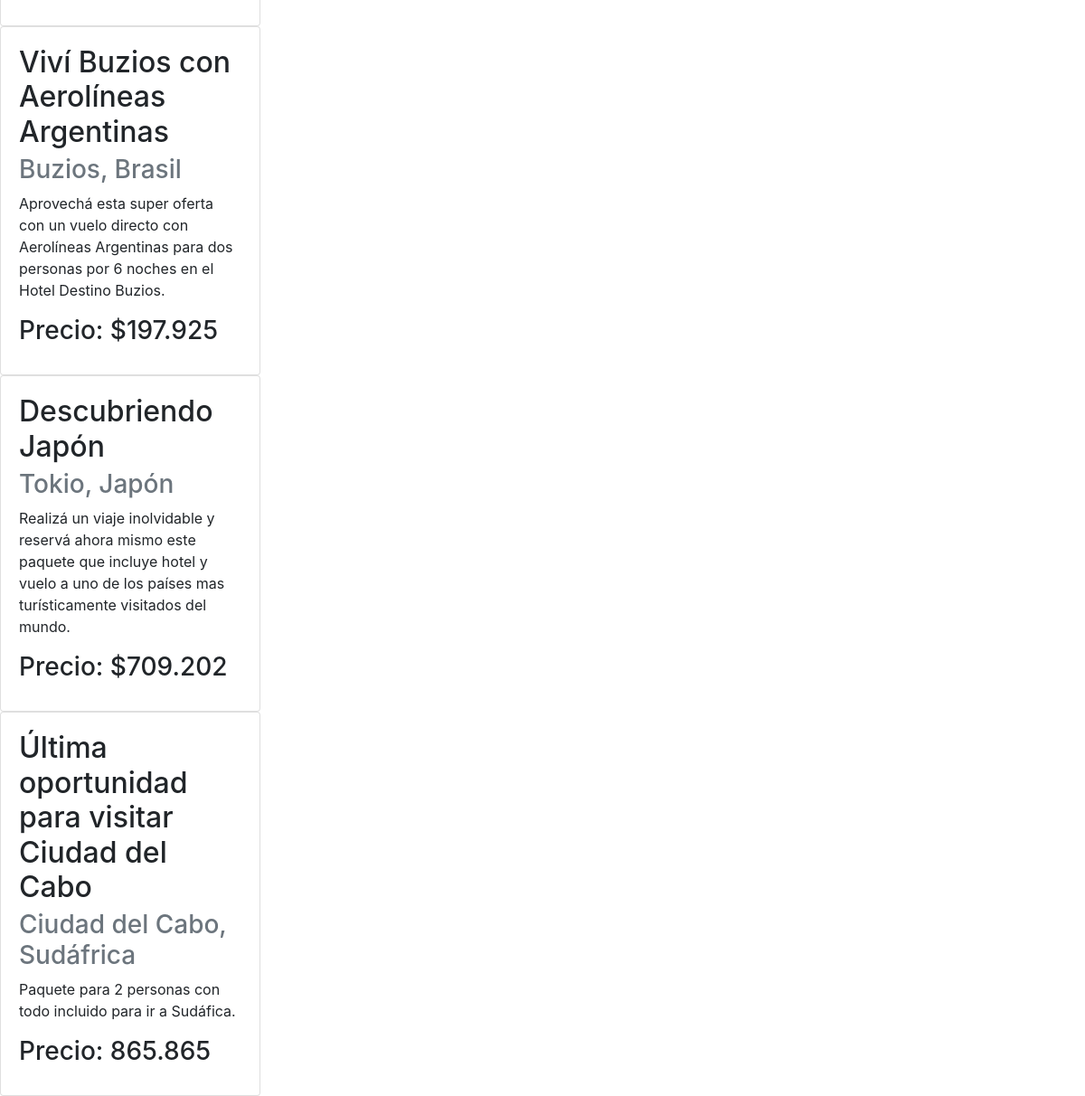
Page /info/viajes-paquetes/ (lower part) on the earlier database version.
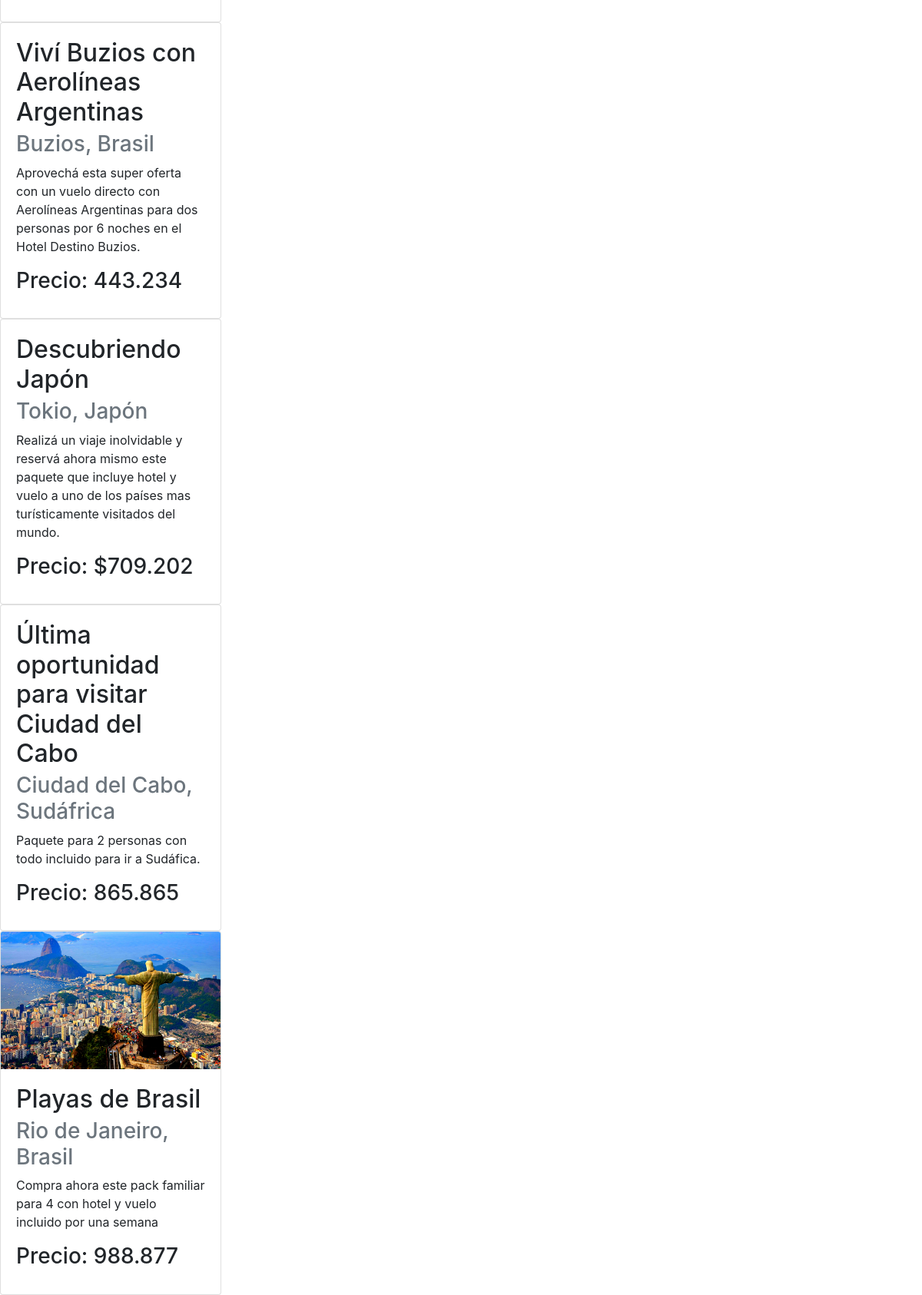
Same page on the later database version.
### viajes/models.py (models this page shows, shortened)
class Paquete(models.Model):
    name = models.CharField(max_length=200)
    location = models.TextField()
    description = models.TextField()
    price= models.FloatField()
    image=models.ImageField(upload_to="viajes/",null=True, blank=True)

### viajes/views.py (the view)
# urls.py: path("viajes-paquetes/",verPaquetes),
def verPaquetes(request):
    paquetes = Paquete.objects.all()
    return render(request,"paquete.html",context={"paquetes" : paquetes})

### template/paquete.html (shortened to what this page needs)
{%  extends "template/base.html" %}
{% block contenidoquecambia %}
<!DOCTYPE html>
<html lang="en">
<head>
</head>
<body>
    {% for paquete in paquetes %}
    <div class="card" style="width: 18rem;">
        {% if paquete.image %}
        <image src="{{ paquete.image.url }}" class="card-img-top">
        {% endif %}
        <div class="card-body">
        <h2 class="card-title">{{paquete.name}}</h2>
        <h3 class="card-subtitle mb-2 text-muted">{{paquete.location}}</h3>
        <p class="card-text">{{paquete.description}}</p>
        <h3 class="card-title">Precio: {{paquete.price}}</h3>
        </div>
    </div>
    {% endfor %}
</body>
</html>
{% endblock  %}

Differences in the rows shown:
changed Paquete "Viví Buzios con Aerolíneas Argentinas": price "$197.925" → "443.234"
added Paquete: image (picture), name "Playas de Brasil", location "Rio de Janeiro, Brasil", description "Compra ahora este pack familiar para 4 con hotel y vuelo incluido por una semana", price "988.877"
